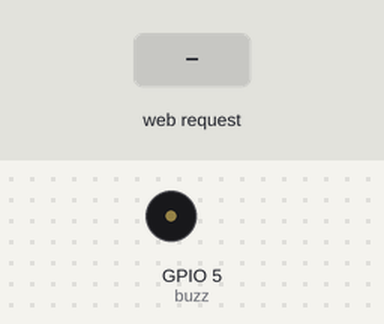
The sketch below on a simulated ESP8266 (NodeMCU). Parts: buzzer (waves = sounding, pin HIGH). Inputs (shaded band) come from the test bench. What the sketch prints to the serial monitor is not drawn.

Above: at 1.2 s.
1.3 s: HTTP request GET /beep received
At 1.45 s:
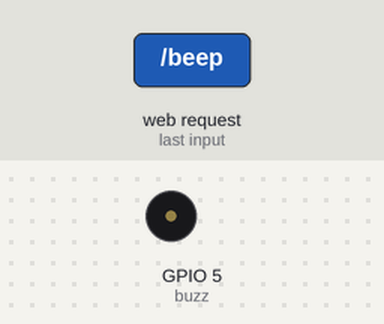
3.7 s: HTTP request GET /get received
Timing chart, 0 to 6.7 s (numbered marks = the images above; inputs shaded):
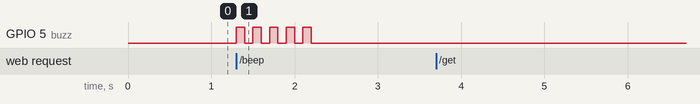

Measured:
- after the input at 1.3 s, GPIO 5 (buzz): alternates HIGH for 0.10 s and LOW for 0.10 s, 10 changes in all, then stays LOW, starting at once
- after the input at 3.7 s, every drawn part: stays the same

The sketch:

captivePortalEsp8266.ino
```cpp
#include <ESP8266WiFi.h>
#include <WiFiClient.h>
#include <ESP8266WebServer.h>
#include <DNSServer.h>
#include <ESP8266mDNS.h>
#include "page.h"

#ifndef SSID
#define SSID "open"
#endif

int buzz = 5;

const char *softAP_ssid = SSID;

// The access points IP address and net mask
// It uses the default Google DNS IP address 8.8.8.8 to capture all
// Android dns requests
IPAddress apIP(8, 8, 8, 8);
IPAddress netMsk(255, 255, 255, 0);

// DNS server
const byte DNS_PORT = 53;
DNSServer dnsServer;

// Web server
ESP8266WebServer server(80);

// check if this string is an IP address
boolean isIp(String str) {
  for (size_t i = 0; i < str.length(); i++) {
    int c = str.charAt(i);
    if (c != '.' && (c < '0' || c > '9')) {
      return false;
    }
  }
  return true;
}

String toStringIp(IPAddress ip) {
  String res = "";
  for (int i = 0; i < 3; i++) {
    res += String((ip >> (8 * i)) & 0xFF) + ".";
  }
  res += String(((ip >> 8 * 3)) & 0xFF);
  return res;
}

// checks if the request is for the controllers IP, if not we redirect automatically to the
// captive portal
boolean captivePortal() {
  if (!isIp(server.hostHeader())) {
    //Serial.println("Request redirected to captive portal");
    server.sendHeader("Location", String("http://") + toStringIp(server.client().localIP()), true);
    server.send(302, "text/plain", "");
    server.client().stop();
    return true;
  }
  return false;
}

void handleRoot() {
  if (captivePortal()) {
    return;
  }
  server.sendHeader("Cache-Control", "no-cache, no-store, must-revalidate");
  server.sendHeader("Pragma", "no-cache");
  server.sendHeader("Expires", "-1");


  server.send(200, "text/html", String(MAIN_page));
}

void handleNotFound() {
  if (captivePortal()) {
    return;
  }
  String message = F("File Not Found\n\n");
  message += F("URI: ");
  message += server.uri();
  message += F("\nMethod: ");
  message += (server.method() == HTTP_GET) ? "GET" : "POST";
  message += F("\nArguments: ");
  message += server.args();
  message += F("\n");

  for (uint8_t i = 0; i < server.args(); i++) {
    message += String(F(" ")) + server.argName(i) + F(": ") + server.arg(i) + F("\n");
  }
  server.sendHeader("Cache-Control", "no-cache, no-store, must-revalidate");
  server.sendHeader("Pragma", "no-cache");
  server.sendHeader("Expires", "-1");
  server.send(404, "text/plain", message);
}

void handleGet() {
  String msg = "MESSAGE{";
  //Serial.println(server.args());
  for (int i = 0; i < server.args(); i++) {
    //Serial.print(server.argName(i));
    //Serial.println(": " + String(server.arg(i)));

    msg += '"' + server.argName(i) + '"' + ":" + '"' + String(server.arg(i)) + '"' + ",";
  }
  msg[msg.length() - 1] = '}';
  msg += "ENDMESSAGE";

  Serial.println(msg);
  Serial1.println(msg);

  server.sendHeader("Cache-Control", "no-cache, no-store, must-revalidate");
  server.sendHeader("Pragma", "no-cache");
  server.sendHeader("Expires", "-1");


  server.send(200, "text/html", "ok");
}
void handleBeep(){
  digitalWrite(buzz, HIGH);
  delay(100);
  digitalWrite(buzz, LOW);
  delay(100);
  digitalWrite(buzz, HIGH);
  delay(100);
  digitalWrite(buzz, LOW);
  delay(100);
  digitalWrite(buzz, HIGH);
  delay(100);
  digitalWrite(buzz, LOW);
  delay(100);
  digitalWrite(buzz, HIGH);
  delay(100);
  digitalWrite(buzz, LOW);
  delay(100);
  digitalWrite(buzz, HIGH);
  delay(100);
  digitalWrite(buzz, LOW);
  delay(100);

  handleRoot();
  return;

  server.sendHeader("Cache-Control", "no-cache, no-store, must-revalidate");
  server.sendHeader("Pragma", "no-cache");
  server.sendHeader("Expires", "-1");


  server.send(200, "text/html", "ok");

}

void setup() {
  Serial.begin(9600);
  Serial1.begin(9600);
  // Serial.println();
  Serial.println("Configuring access point...");
  WiFi.softAPConfig(apIP, apIP, netMsk);
  // its an open WLAN access point without a password parameter
  WiFi.softAP(softAP_ssid);
  Serial.print("AP IP address: ");
  Serial.println(WiFi.softAPIP());

  /* Setup the DNS server redirecting all the domains to the apIP */
  dnsServer.setErrorReplyCode(DNSReplyCode::NoError);
  dnsServer.start(DNS_PORT, "*", apIP);

  /* Setup the web server */
  server.on("/", handleRoot);
  server.on("/generate_204", handleRoot);
  server.on("/get", handleGet);
  server.on("/beep", handleBeep);
  server.onNotFound(handleNotFound);
  server.begin();  // Web server start
  Serial.println("HTTP server started");

  pinMode(buzz, OUTPUT);
}

void loop() {
  // put your main code here, to run repeatedly:
  //DNS
  dnsServer.processNextRequest();
  //HTTP
  server.handleClient();
}
```

page.h
```cpp
const char MAIN_page[] = R"=====(

<!DOCTYPE html>
<html lang="en">
<meta charset="UTF-8">
<meta http-equiv="X-UA-Compatible" content="IE=edge">
<meta name="viewport" content="width=device-width, initial-scale=1.0">

<head>
  <title>LIFEBOUY</title>
</head>

<body>

  <div class="title">
    <h1>LIFEBOUY</h1>
  </div>
  <form action="/get">
    <div>
      <div class="help">
        <h2>HELP PRIORITY</h2>
        <input type="checkbox" id="medical" name="medical">
        <label for="medical"> Medical Emergency</label>
        <br>
        <input type="checkbox" id="food" name="food">
        <label for="food"> Food and Necessity</label>
        <br>
        <input type="checkbox" id="otherReq" name="other">
        <label for="otherReq"> Other Requirements</label>
        <br>
        <br>
      </div>
      <div class="info">
        <h2>More Information</h2>

        <label for="quantity">Number of people with you:</label>
        <input type="number" id="quantity" name="quantity" min="0" max="1000">

        <input type="checkbox" id="women" name="women">
        <label for="women"> Women</label>
        <br>
        <input type="checkbox" id="children" name="children">
        <label for="children"> Children</label>
        <br>
        <input type="checkbox" id="disabled" name="disabled">
        <label for="disabled"> Disabled</label>
        <br>
        <input type="checkbox" id="injured" name="injured">
        <label for="injured"> Injured</label>
        <br>
        <br>
        <div>
          <label for="chall">Any other challenges</label>
          <br>
          <input class="textbox" type="text" id="chall" name="chall">
          <br>
        </div>
      </div>
      <br>
      <input type="hidden" id="lat" name="lat" value="12.923311">
      <input type="hidden" id="lon" name="lon" value="77.497898">
      <input class="btn" type="submit" value="Submit">

  </form>
  <form action="/beep">
      <div class="SOS">
        <h4> Stay Calm!! If any undesirable challenges, press the SOS button</h4>
          <input class="btn" type="submit" value="SOS">
      </div>
  </form>
</body>

<style>
  * {
    padding: 5px;
    margin: 5px;
  }

  body {
    background-color: #FFF5E4;
    font-family: 'Roboto', sans-serif;
  }


  .info {
    border: 5px solid;
    border-radius: 10px;
    border-color: #850000;
    margin-bottom: 10px;
  }

  .help {
    border-radius: 10px;
    border: 5px solid;
    border-color: #850000;
    margin-bottom: 10px;
  }

  .title {
    margin-top: -20px;
    margin-left: -20px;
    margin-right: -20px;
    text-align: center;
    color: whitesmoke;
    background-color: #850000;
    border-bottom: solid 4px rgb(48, 48, 48);
    font-size: xx-large;
  }

  .textbox {
    padding: 8px;
    border-radius: 4px;
    box-shadow: 1px 2px black;
  }

  .btn {
    box-shadow: 1px 2px black;
    padding: 20px 10px;
    border-radius: 12px;
    width: 100%;
    font-size: xx-large;
  }
</style>

</html>


)=====";
```
